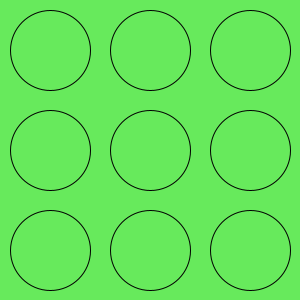
Frame 1 (no input)
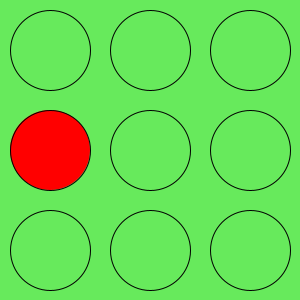
Frame 60 (the mouse pressed at the canvas centre just before this capture)
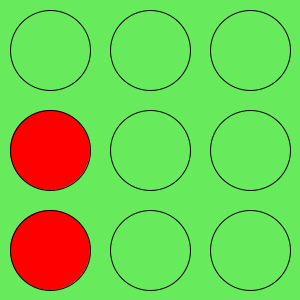
Frame 120 (the mouse held since frame 60 and released just before this capture)

The Processing sketch that drew these frames (run headless with seeded random() and noise(); from frame 60 on, the mouse is pressed at the canvas centre):

// Processing sketch: week11_1
// ── week11_1.pde
//week11-1 好玩的程式設計 - 打死(地鼠)
//week10-2 好玩的程式設計 - 地鼠會冒出來
//可從你的GitHub倉庫或老師 http://github.com/jsyeh/2026aaia
void setup(){
  size(300, 300);// 視窗大小
}
int [][]a = {{0, 0, 0},{0, 0, 0},{0, 0, 0}};// 2D陣列(Java)
void mousePressed(){// mouse按下去時,檢查有沒有地鼠在這一格
  int i = mouseY/100,j = mouseX/100;// 左手i對應Y,右手j對應X
  if(a[i][j]>0){// 地鼠的頭,還在地面上
    a[i][j]=-120;// 負的,代表死掉了
  }
}
void draw(){
  background(#67EA5C);// 綠色背景
  if(frameCount%60==0){
    int i = int(random(3)), j = int(random(3));// 亂數挑 j
    a[i][j]=60;
  }
  for (int i=0; i<3; i++){// 左手i對應y座標
    for (int j=0; j<3; j++){// 右手j對應x座標
      int x = j*100 + 50, y = i*100 + 50;// 算出座標
      if(a[i][j]>0){// 被打死的可憐的小地鼠
        fill(255, 0, 0);// 紅色的血
        a[i][j]++;// 數字慢慢從-120變大,最後會變成0就是死掉的地鼠(消失)
      } else if (a[i][j]>0){
        fill(#F5B857, a[i][j]*4);// 會變色 半透明的地鼠
        a[i][j]--;// 數字在變小
      } else fill(#67EA5C);// 綠色的洞
      ellipse(x, y, 80, 80);// 地鼠的洞
    }
  }
}
    
